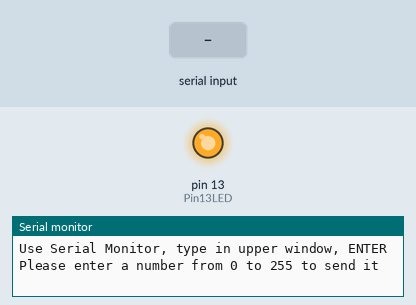
Recording of a sketch running on a simulated Arduino Uno, built with avr-gcc and run on an emulated ATmega328P. Shown: output pins drawn as LEDs (lit = HIGH), the last lines printed to the serial monitor. Inputs (shaded band) come from the test bench. Pins used as bus, display or sensor lines are not drawn.

Above: at 1.2 s.
1.3 s: "90,45\n" received over Serial
At 2.0 s:
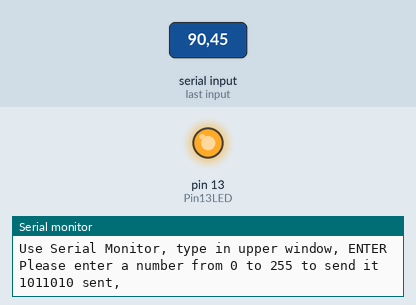
2.8 s: "90,45\n" received over the second serial link
4.3 s: "30,150\n" received over Serial
At 5.5 s:
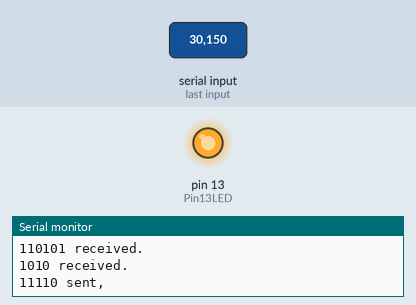
Timing chart, 0 to 7.3 s (numbered marks = the images above; inputs shaded):
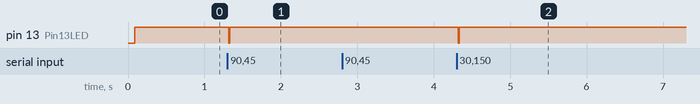

The sketch:

RS485_Master.ino
```cpp
/* YourDuino SoftwareSerialExample1
   - Connect to another Arduino running "YD_SoftwareSerialExampleRS485_1Remote"
   - Connect this unit Pins 10, 11, Gnd
   - Pin 3 used for RS485 direction control
   - To other unit Pins 11,10, Gnd  (Cross over)
   - Open Serial Monitor, type in top window.
   - Should see same characters echoed back from remote Arduino

   Questions: terry@yourduino.com
*/

/*-----( Import needed libraries )-----*/
#include <SoftwareSerial.h>
/*-----( Declare Constants and Pin Numbers )-----*/
#define SSerialRX        10  //Serial Receive pin
#define SSerialTX        11  //Serial Transmit pin

#define SSerialTxControl 3   //RS485 Direction control

#define RS485Transmit    HIGH
#define RS485Receive     LOW

#define Pin13LED         13

/*-----( Declare objects )-----*/
SoftwareSerial RS485Serial(SSerialRX, SSerialTX); // RX, TX

/*-----( Declare Variables )-----*/
byte byteReceived;
byte byteSend;

void setup()   /****** SETUP: RUNS ONCE ******/
{
  // Start the built-in serial port, probably to Serial Monitor
  Serial.begin(9600);
  Serial.println("YourDuino.com SoftwareSerial remote loop example");
  Serial.println("Use Serial Monitor, type in upper window, ENTER");
  Serial.println("Please enter a number from 0 to 255 to send it");

  pinMode(Pin13LED, OUTPUT);
  pinMode(SSerialTxControl, OUTPUT);

  digitalWrite(SSerialTxControl, RS485Receive);  // Init Transceiver

  // Start the software serial port, to another device
  RS485Serial.begin(4800);   // set the data rate

}//--(end setup )---


void loop()   /****** LOOP: RUNS CONSTANTLY ******/
{
  digitalWrite(Pin13LED, HIGH);  // Show activity
  if (Serial.available())
  {
    String content = "";
    char character;

    while(Serial.available()) {
        character = Serial.read();
        content.concat(character);
        delay(2);
    }

    byteSend = (byte)(content.toInt());
    Serial.print(String(byteSend, BIN) + " sent, ");

    digitalWrite(SSerialTxControl, RS485Transmit);  // Enable RS485 Transmit
    RS485Serial.write(byteSend);          // Send byte to Remote Arduino

    digitalWrite(Pin13LED, LOW);  // Show activity
    delay(15);
    digitalWrite(SSerialTxControl, RS485Receive);  // Disable RS485 Transmit
  }

  if (RS485Serial.available())  //Look for data from other Arduino
   {
    digitalWrite(Pin13LED, HIGH);  // Show activity
    byteReceived = RS485Serial.read();    // Read received byte
    Serial.println(String(byteReceived, BIN) + " received.");        // Show on Serial Monitor
    delay(15);
    digitalWrite(Pin13LED, LOW);  // Show activity
   }

}//--(end main loop )---

/*-----( Declare User-written Functions )-----*/

//NONE
//*********( THE END )***********
```

Measured:
- after the input at 1.3 s, pin 13 (Pin13LED): HIGH → LOW at once, → HIGH 0.02 s later
- after the input at 4.3 s, pin 13 (Pin13LED): HIGH → LOW at once, → HIGH 0.02 s later
